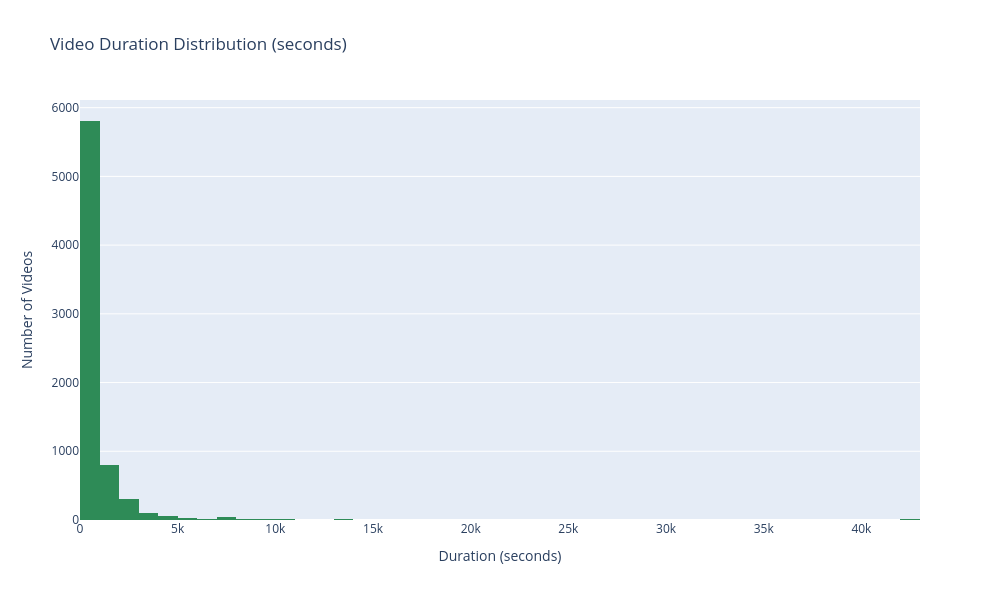

Notebook code cell kept with this figure:
### Code cell
fig7 = px.histogram(
    videos,
    x='duration_seconds',
    nbins=50,
    title='Video Duration Distribution (seconds)',
    color_discrete_sequence=['seagreen']
)
fig7.update_xaxes(title='Duration (seconds)')
fig7.update_yaxes(title='Number of Videos')
fig7.update_layout(template='plotly', width=1000, height=600)
fig7.show()

### Figure 1 — Plotly figure (JSON) as saved in the notebook; plotly's stock layout.template omitted (floating-point values rounded to 4 significant figures; data arrays with more than 128 entries replaced by an {"elided": "..."} marker saying what was removed)
{"data": [{"alignmentgroup": "True", "bingroup": "x", "hovertemplate": "duration_seconds=%{x}<br>count=%{y}<extra></extra>", "legendgroup": "", "marker": {"color": "seagreen", "pattern": {"shape": ""}}, "name": "", "nbinsx": 50, "offsetgroup": "", "orientation": "v", "showlegend": false, "type": "histogram", "x": {"elided": "7261 int values"}, "xaxis": "x", "yaxis": "y"}], "layout": {"barmode": "relative", "height": 600, "legend": {"tracegroupgap": 0}, "title": {"text": "Video Duration Distribution (seconds)"}, "width": 1000, "xaxis": {"anchor": "y", "domain": [0, 1], "title": {"text": "Duration (seconds)"}}, "yaxis": {"anchor": "x", "domain": [0, 1], "title": {"text": "Number of Videos"}}}}
